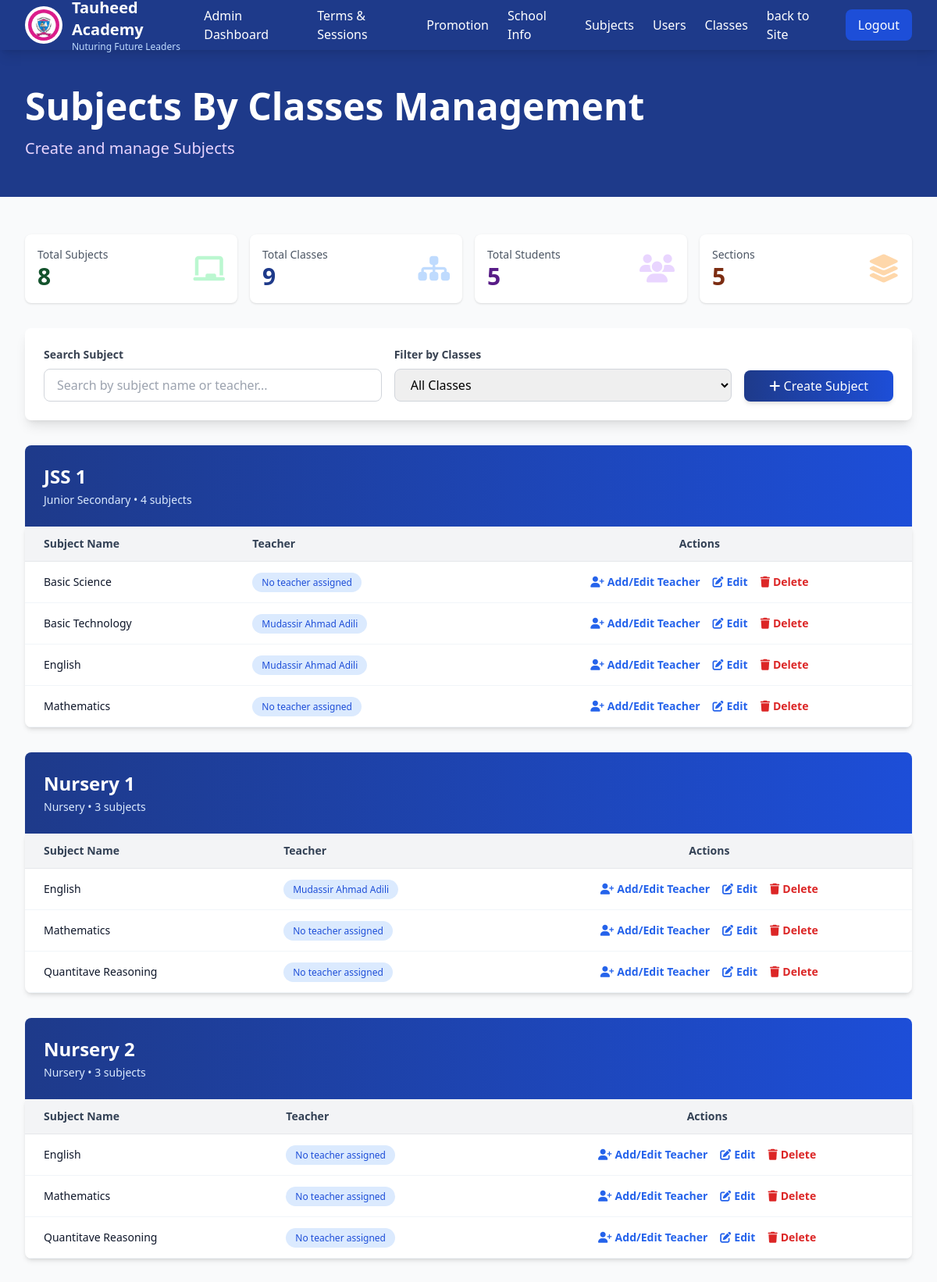
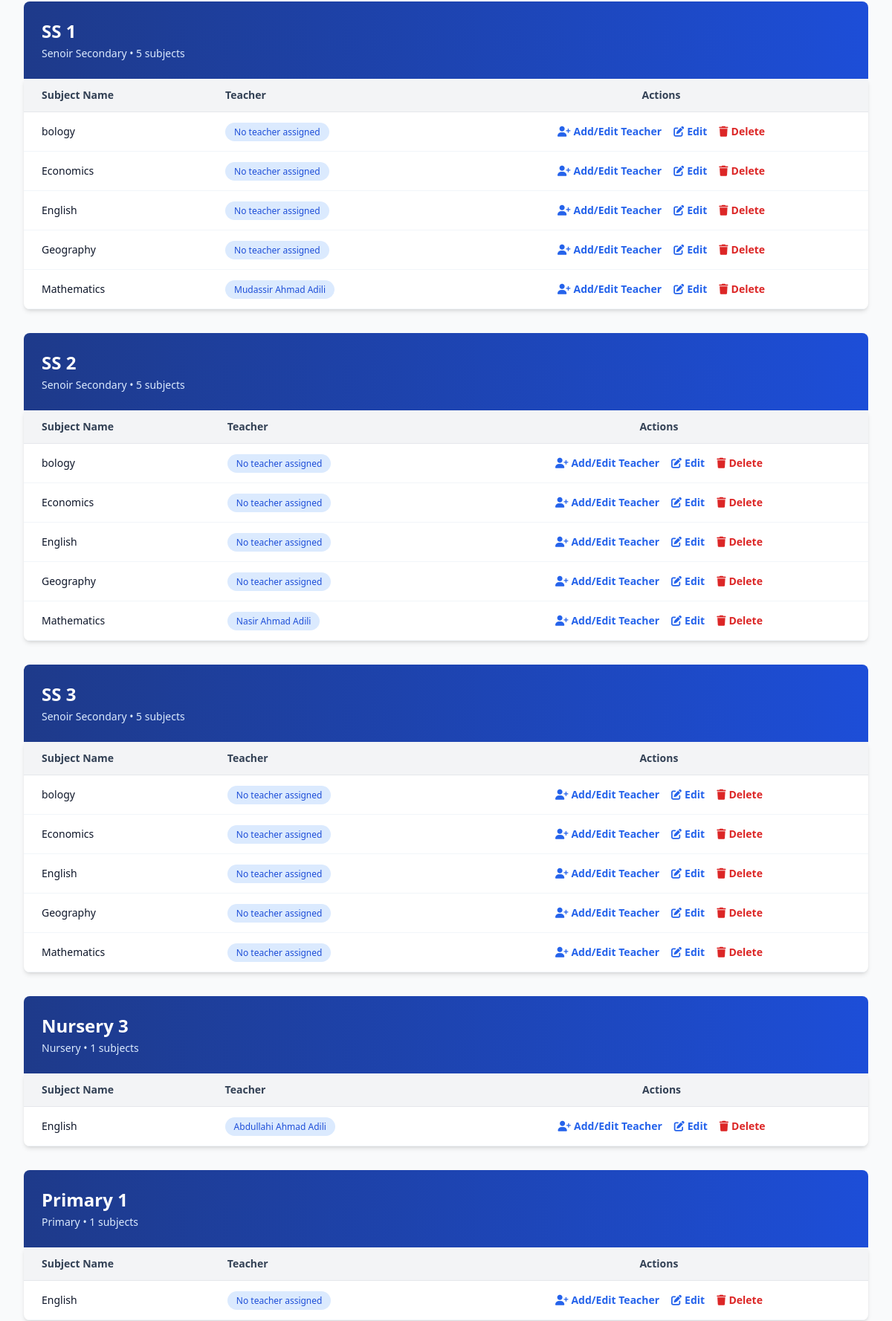
Page /pages/admin/subjects-management/index.php (upper part) on the committed database (2 pictures, top to bottom).
### tables this page shows
CREATE TABLE `schools` (
  `id` int(11) NOT NULL,
  `name` varchar(150) NOT NULL,
  `motto` varchar(255) DEFAULT NULL,
  `address` varchar(255) DEFAULT NULL,
  `phone` varchar(20) DEFAULT NULL,
  `email` varchar(100) DEFAULT NULL,
  `whatsapp_number` varchar(20) DEFAULT NULL,
  `facebook` varchar(255) DEFAULT NULL,
  `twitter` varchar(255) DEFAULT NULL,
  `instagram` varchar(255) DEFAULT NULL,
  `logo_path` varchar(255) DEFAULT NULL,
  `created_at` timestamp NOT NULL DEFAULT current_timestamp(),
  `updated_at` timestamp NOT NULL DEFAULT current_timestamp() ON UPDATE current_timestamp()
);

CREATE TABLE `classes` (
  `id` int(11) NOT NULL,
  `section_id` int(11) NOT NULL,
  `name` varchar(100) NOT NULL,
  `created_at` timestamp NOT NULL DEFAULT current_timestamp(),
  `updated_at` timestamp NOT NULL DEFAULT current_timestamp() ON UPDATE current_timestamp(),
  `level` int(11) NOT NULL
);

CREATE TABLE `subjects` (
  `id` int(11) NOT NULL,
  `name` varchar(100) NOT NULL,
  `created_at` timestamp NOT NULL DEFAULT current_timestamp(),
  `updated_at` timestamp NOT NULL DEFAULT current_timestamp() ON UPDATE current_timestamp()
);

CREATE TABLE `teachers` (
  `id` int(11) NOT NULL,
  `name` varchar(100) NOT NULL,
  `email` varchar(100) NOT NULL,
  `phone` varchar(20) DEFAULT NULL,
  `address` varchar(255) DEFAULT NULL,
  `qualification` varchar(150) DEFAULT NULL,
  `staff_no` varchar(50) DEFAULT NULL,
  `status` enum('active','inactive') DEFAULT 'active',
  `picture_path` varchar(255) DEFAULT NULL,
  `password` varchar(255) NOT NULL,
  `reset_token` varchar(50) DEFAULT NULL,
  `created_at` timestamp NOT NULL DEFAULT current_timestamp(),
  `updated_at` timestamp NOT NULL DEFAULT current_timestamp() ON UPDATE current_timestamp(),
  `gender` enum('male','female') DEFAULT 'male',
  `experience` varchar(255) DEFAULT NULL
);

CREATE TABLE `sections` (
  `id` int(11) NOT NULL,
  `name` varchar(100) NOT NULL,
  `description` text DEFAULT NULL,
  `head_teacher_id` int(11) DEFAULT NULL,
  `created_at` timestamp NOT NULL DEFAULT current_timestamp(),
  `updated_at` timestamp NOT NULL DEFAULT current_timestamp() ON UPDATE current_timestamp()
);

### routes/functions.php (called while the page is built, shortened)
<?php
include(__DIR__ .  '/./web.php');
function route($name)
{
    global $routes;
    if (isset($routes[$name])) {
        return $routes[$name]['url'];
    }
    return '/tauheed-academy-project/';
}
function countDataTotal($table, $haveActivity = false)
{
    global $conn;
    $totalQuery = $conn->query("SELECT COUNT(*) AS total FROM $table");
    $total = $totalQuery->fetch_assoc()['total'];
    $total = number_format($total);
    return ['total' => $total];
}
function asset($path)
{
    return "/tauheed-academy-project/static/" . $path;
}

### routes/web.php (called while the page is built, shortened)
<?php
$baseUrl = BASE_URL;

### pages/admin/subjects-management/index.php (the view, shortened to what this page needs)
<?php
include(__DIR__ . '/../../../includes/header.php');
$stmt = $conn->prepare("
    SELECT
        classes.id AS class_id,
        classes.name AS class_name,
        subjects.id AS subject_id,
        subjects.name AS subject_name,
        teachers.id AS teacher_id,
        teachers.name AS teacher_name,
        sections.name AS section_name,
        class_subjects.id AS class_subject_id
    FROM classes
    LEFT JOIN class_subjects ON classes.id = class_subjects.class_id
    LEFT JOIN subjects ON class_subjects.subject_id = subjects.id
    LEFT JOIN teachers ON class_subjects.teacher_id = teachers.id
    LEFT JOIN sections ON classes.section_id = sections.id
    ORDER BY classes.id, subjects.name
");
$stmt->execute();
$result = $stmt->get_result();
$classes = [];
while ($row = $result->fetch_assoc()) {
    $classId = $row['class_id'];
    if (!isset($classes[$classId])) {
        $classes[$classId] = [
            'id' => $row['class_id'],
            'name' => $row['class_name'],
            'section_name' => $row['section_name'],
            'subjects' => []
        ];
    }
    if ($row['subject_id']) {
        $classes[$classId]['subjects'][] = [
            'class_subject_id' => $row['class_subject_id'],
            'id' => $row['subject_id'],
            'name' => $row['subject_name'],
            'teacher' => $row['teacher_name'] ?: 'No teacher assigned'
        ];
    }
}
$classes = array_values($classes);
$totalSubjects = countDataTotal('subjects')['total'];
$totalStudents = countDataTotal('students')['total'];
$totalSections = countDataTotal('sections')['total'];
$totalClasses = countDataTotal('classes')['total'];
?>
<body class="bg-slate-50">
    <?php include(__DIR__ . '/../includes/admins-section-nav.php') ?>
    <section class="bg-blue-900 text-white py-12">
        <div class="max-w-7xl mx-auto px-4 sm:px-6 lg:px-8">
            <h1 class="text-4xl md:text-5xl font-bold mb-4">Subjects By Classes Management</h1>
            <p class="text-xl text-purple-200">Create and manage Subjects</p>
        </div>
    </section>
    <section class="py-12 bg-gray-50">
        <div class="max-w-7xl mx-auto px-4 sm:px-6 lg:px-8 pb-12">
            <div class="grid grid-cols-1 md:grid-cols-4 gap-4 mb-8">
                <div class="bg-white rounded-lg shadow p-4">
                    <div class="flex items-center justify-between">
                        <div>
                            <p class="text-gray-600 text-sm">Total Subjects</p>
                            <p class="text-3xl font-bold text-green-900"><?= $totalSubjects ?></p>
                        </div>
                        <i class="fas fa-chalkboard text-4xl text-green-200"></i>
                    </div>
                </div>
                <div class="bg-white rounded-lg shadow p-4">
                    <div class="flex items-center justify-between">
                        <div>
                            <p class="text-gray-600 text-sm">Total Classes</p>
                            <p class="text-3xl font-bold text-blue-900"><?= $totalClasses ?></p>
                        </div>
                        <i class="fas fa-sitemap text-4xl text-blue-200"></i>
                    </div>
                </div>
                <div class="bg-white rounded-lg shadow p-4">
                    <div class="flex items-center justify-between">
                        <div>
                            <p class="text-gray-600 text-sm">Total Students</p>
                            <p class="text-3xl font-bold text-purple-900"><?= $totalStudents ?></p>
                        </div>
                        <i class="fas fa-users text-4xl text-purple-200"></i>
                    </div>
                </div>
                <div class="bg-white rounded-lg shadow p-4">
                    <div class="flex items-center justify-between">
                        <div>
                            <p class="text-gray-600 text-sm">Sections</p>
                            <p class="text-3xl font-bold text-orange-900"><?= $totalSections ?></p>
                        </div>
                        <i class="fas fa-layer-group text-4xl text-orange-200"></i>
                    </div>
                </div>
            </div>
            <div class="mb-8 bg-white rounded-lg shadow-lg p-6">
                <div class="flex flex-col md:flex-row gap-4">
                    <div class="flex-1">
                        <label for="searchInput" class="block text-sm font-semibold text-gray-700 mb-2">Search Subject</label>
                        <input type="text" id="searchInput" placeholder="Search by subject name or teacher..." class="w-full px-4 py-2 border border-gray-300 rounded-lg focus:outline-none focus:ring-2 focus:ring-green-900">
                    </div>
                    <div class="flex-1">
                        <label for="subjectFilter" class="block text-sm font-semibold text-gray-700 mb-2">Filter by Classes</label>
                        <select id="subjectFilter" class="w-full px-4 py-2 border border-gray-300 rounded-lg focus:outline-none focus:ring-2 focus:ring-green-900">
                            <option value="">All Classes</option>
                        </select>
                    </div>
                    <div class="flex items-end">
                        <a href="<?= route('create-subject') ?>" class="bg-gradient-to-r from-blue-900 to-blue-700 hover:from-blue-700 hover:to-blue-700 text-white font-medium px-8 py-2 rounded-lg transition shadow-md">
                            <i class="fas fa-plus"></i> Create Subject
                        </a>
                    </div>
                </div>
            </div>
            <?php foreach ($classes as $class):            ?>
                <div class="mb-8 class-group" data-class-name="<?= strtolower($class['name']) ?>">
                    <div class="mb-8">
                        <div class="bg-gradient-to-r from-blue-900 to-blue-700 text-white rounded-t-lg p-6 mb-0">
                            <div class="flex items-center justify-between">
                                <div>
                                    <h2 class="text-2xl font-bold"><?= $class['name']; ?></h2>
                                    <p class="text-blue-100 text-sm mt-1"><?= $class['section_name']; ?> • <?= count($class['subjects']); ?> subjects</p>
                                </div>
                            </div>
                        </div>
                        <div class="bg-white rounded-b-lg shadow-md overflow-x-auto">
                            <table class="w-full">
                                <thead>
                                    <tr class="bg-gray-100 border-b">
                                        <th class="px-6 py-3 text-left text-sm font-semibold text-slate-700">Subject Name</th>
                                        <th class="px-6 py-3 text-left text-sm font-semibold text-slate-700">Teacher</th>
                                        <th class="px-6 py-3 text-center text-sm font-semibold text-slate-700">Actions</th>
                                    </tr>
                                </thead>
                                <tbody>
                                    <?php foreach ($class['subjects'] as $subject) :   ?>
                                        <tr
                                            class="border-b border-slate-100 hover:bg-blue-50 transition subject-row"
                                            data-subject-name="<?= strtolower($subject['name']); ?>"
                                            data-teacher-name="<?= strtolower($subject['teacher']); ?>"
                                            data-class-name="<?= strtolower($class['name']); ?>">
                                            <td class="px-6 py-4 text-sm font-medium text-slate-900"><?= $subject['name']; ?></td>
                                            <td class="px-6 py-4 text-sm text-slate-600">
                                                <span class="bg-blue-100 text-blue-700 px-3 py-1 rounded-full text-xs font-medium">
                                                    <?= $subject['teacher']; ?>
                                                </span>
                                            </td>
                                            <td class="px-6 py-4 text-sm text-slate-600">
                                                <div class="flex items-center justify-center gap-4">
                                                    <a href="<?= route('assing-subject-teacher') . '?id=' . $subject['class_subject_id'] ?>">
                                                        <button class="text-blue-600 hover:text-blue-900 font-semibold flex items-center gap-1">
                                                            <i class="fas fa-user-plus"></i> Add/Edit Teacher
                                                        </button>
                                                    </a>
                                                    <a href="<?= route('update-subject') . '?id=' . $subject['id'] ?>">
                                                        <button class="text-blue-600 hover:text-blue-900 font-semibold flex items-center gap-1">
                                                            <i class="fas fa-edit"></i> Edit
                                                        </button>
                                                    </a>
                                                    <a href="">
                                                        <button class="text-red-600 hover:text-red-900 font-semibold flex items-center gap-1">
                                                            <i class="fas fa-trash"></i> Delete
                                                        </button>
                                                    </a>
                                                </div>
                                            </td>
                                        </tr>
                                    <?php endforeach; ?>
                                </tbody>
                            </table>
                        </div>
                    </div>
                </div>
            <?php endforeach; ?>
        </div>
    </section>
</body>
</html>

### pages/admin/includes/admins-section-nav.php (shortened to what this page needs)
<nav class="bg-blue-900 text-white sticky top-0 z-50 shadow-lg">
    <div class="max-w-7xl mx-auto px-4 sm:px-6 lg:px-8">
        <div class="flex justify-between items-center h-16">
            <div class="flex items-center gap-3">
                <img src="<?=  asset('images/logo.png') ?>" alt="School Logo" class="h-12 w-12 rounded-full bg-white p-1">
                <div>
                    <h1 class="text-xl font-bold"><?= $school['name'] ?? 'Tauheed Academy' ?></h1>
                    <p class="text-xs text-blue-200"><?= $school['motto']; ?></p>
                </div>
            </div>
            <div class="hidden md:flex items-center gap-6">
                <a href="<?= route('admin-section'); ?>" class="hover:text-blue-300 transition">Admin Dashboard</a>
                <a href="<?= route('term-session-management'); ?>" class="hover:text-blue-300 transition">Terms & Sessions</a>
                <a href="<?= route('promotion'); ?>" class="hover:text-blue-300 transition">Promotion</a>
                <a href="<?= route('school-info') ?>" class="hover:text-blue-300 transition">School Info</a>
                <a href="<?= route('subjects-management') ?>" class="hover:text-blue-300 transition">Subjects</a>
                <a href="<?= route('users-management') ?>" class="hover:text-blue-300 transition">Users</a>
                <a href="<?= route('class-arm-section-management') ?>" class="hover:text-blue-300 transition">Classes</a>
                <a href="<?= route('home') ?>" class="hover:text-blue-300 transition">back to Site</a>
                <a href="<?= route('logout') ?>"> <button class="bg-blue-700 hover:bg-blue-800 px-4 py-2 rounded-lg transition">Logout</button></a>
            </div>
        </div>
    </div>
</nav>

### rows in the picture
schools: motto "Nuturing Future Leaders"
classes: subjects.name "Basic Science", teacher "No teacher assigned", subjects.name "Basic Technology", teachers.name "Mudassir Ahmad Adili", subjects.name "English", subjects.name "Mathematics"
classes: subjects.name "English", teachers.name "Mudassir Ahmad Adili", subjects.name "Mathematics", teacher "No teacher assigned", subjects.name "Quantitave Reasoning"
classes: subjects.name "English", teacher "No teacher assigned", subjects.name "Mathematics", subjects.name "Quantitave Reasoning"
classes: subjects.name "bology", teacher "No teacher assigned", subjects.name "Economics", subjects.name "English", subjects.name "Geography", subjects.name "Mathematics", teachers.name "Mudassir Ahmad Adili"
classes: subjects.name "bology", teacher "No teacher assigned", subjects.name "Economics", subjects.name "English", subjects.name "Geography", subjects.name "Mathematics", teachers.name "Nasir Ahmad Adili"
classes: subjects.name "bology", teacher "No teacher assigned", subjects.name "Economics", subjects.name "English", subjects.name "Geography", subjects.name "Mathematics"
classes: name "Nursery 3", section.name "Nursery", count($class['subjects']) "1", subjects.name "English", teachers.name "Abdullahi Ahmad Adili"
classes: name "Primary 1", section.name "Primary", count($class['subjects']) "1", subjects.name "English", teacher "No teacher assigned"

### other values in the picture
$totalSubjects "8"
$totalClasses "9"
$totalStudents "5"
$totalSections "5"
$class['name'] "JSS 1"
$class['section_name'] "Junior Secondary"
count($class['subjects']) "4"
$class['name'] "Nursery 1"
$class['section_name'] "Nursery"
count($class['subjects']) "3"
$class['name'] "Nursery 2"
$class['name'] "SS 1"
$class['section_name'] "Senoir Secondary"
count($class['subjects']) "5"
$class['name'] "SS 2"
